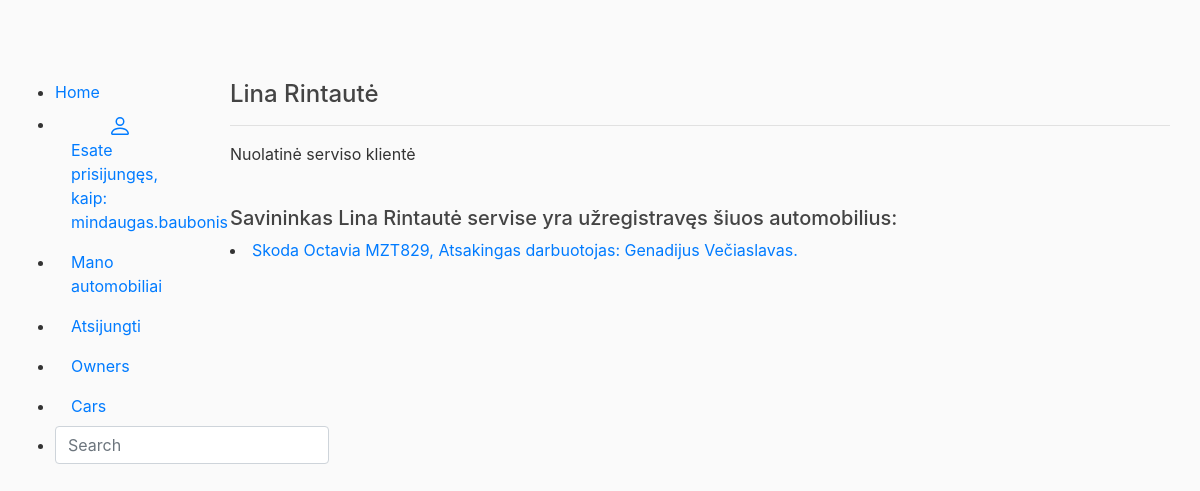
The page /autoservice/owners/2 (signed in) on the database its author committed.
### autoservice/models.py (models this page shows, shortened)
class Owner(models.Model):
    name = models.CharField('Automobilio savininko vardas', max_length=20)
    surname = models.CharField('Automobilio savininko pavarde', max_length=20)
    car = models.ForeignKey('CarInfo', on_delete=models.SET_NULL, null=True, blank=True,)
    description = HTMLField()

class CarInfo(models.Model):
    car = models.CharField('Automobilio markė ir modelis', max_length=100)
    car_owner = models.ForeignKey('Owner', on_delete=models.SET_NULL, null=True, blank=True, related_name='cars')
    fuel_type = models.CharField(max_length=8, choices=Types, default='Petrol')
    engine = models.CharField(max_length=4, help_text='Automobilio darbinis turis cm3')
    manufacture_year = models.DateField(auto_now=False, auto_now_add=False)
    plate = models.CharField('Automobilio numeriai', max_length=10)
    vin = models.CharField('Automobilio VIN kodas', max_length=17)
    summary = models.TextField('Automobilio gedimo aprasymas', max_length=1000, help_text='Trumpas gedimu aprasymas')
    mechanic = models.ForeignKey('Mechanic', on_delete=models.SET_NULL, null=True, help_text='Serviso darbuotojas atliekantis darbus')
    car_image = models.ImageField('Car image', upload_to='cars', null=True, blank=True)
    def __str__(self):
        return f'{self.car} {self.plate}, Atsakingas darbuotojas: {self.mechanic}.'

class Mechanic(models.Model):
    name = models.CharField('Autoserviso darbuotojas', max_length=100, help_text='Įveskite serviso darbuotojo vardą ir pavardę')
    def __str__(self):
        return self.name
    class Meta:
        verbose_name = 'Mechanikas'
        verbose_name_plural = "Mechanikai"

### autoservice/views.py (the view)
# urls.py: path('owners/<int:owner_id>', views.owner, name='owner'),
def owner(request, owner_id):
    owner = get_object_or_404(Owner, pk=owner_id)
    context = {
        'owner' : owner
    }
    return render(request, 'owner.html', context=context)

### autoservice/templates/owner.html (shortened to what this page needs)
{% extends "base.html" %}
{% block content %}
    <div class="container owner">
    <h4>{{ owner.name }} {{ owner.surname }}</h4>
    <hr/>
    <p>{{ owner.description | safe }}</p>
    <h5>Savininkas {{ owner.name }} {{ owner.surname }} servise yra užregistravęs šiuos automobilius:</h5>
    {% for car in owner.cars.all %}
        <li><a href="{% url 'car-detail' car.id %}">{{ owner.car }}</a></li>
    {% endfor %}
    </div>
{% endblock %}

### autoservice/templates/base.html (shortened to what this page needs)
<!DOCTYPE html>
<html lang="en">
<head>
        <link rel="stylesheet" href="https://stackpath.bootstrapcdn.com/bootstrap/4.1.3/css/bootstrap.min.css">
        {% load static %}
        <link rel="stylesheet" href="{% static 'css/styles.css' %}">
</head>
<body>
    <div class="container-fluid">
        <div class="row">
            <div class="col-sm-2">
                <ul class="sidebar-nav">
                <li><a href="{% url 'index' %}">Home</a></li>
            {% if user.is_authenticated %}
                    <li class="nav-item"><a class="nav-link" href="{% url 'profilis' %}">
                Esate prisijungęs, kaip: {{ user.get_username }}</a></li>
                <li class="nav-item"><a class="nav-link" href="{% url 'my-owned' %}">Mano automobiliai</a></li>
                <li class="nav-item"><a class="nav-link" href="{% url 'logout' %}?next=/autoservice">Atsijungti</a></li>
                <li class="nav-item"><a class="nav-link" href="{% url 'owners' %}">Owners</a></li>
                <li class="nav-item"><a class="nav-link" href="{% url 'cars' %}">Cars</a></li>
                <li class="nav-item">
                    <form action="{% url 'search' %}" method="get" class="form-inline my-2 my-md-0">
                        <input name="query" class="form-control" type="text" placeholder="Search">
                    </form>
                </li>
            {% else %}
                <li class="nav-item"><a class="nav-link" href="{% url 'login' %}?next={{request.path}}">Prisijungti</a></li>
                <li class="nav-item"><a class="nav-link" href="{% url 'register'%}">Registruotis</a></li>
            {% endif %}
                </ul>
            </div>
        <div class="col-sm-10 ">{% block content %}{% endblock %}</div>
        </div>
    </div>
</body>
</html>

### autoservice/static/css/styles.css (style rules this page uses)
body { background: #fafafa; color: #333333; margin-top: 5rem; }
h1, h2, h3, h4, h5, h6 { color: #444444; }
ul { margin: 0; }

### rows shown on the page
Owner: name "Lina", surname "Rintautė", description "Nuolatinė serviso klientė", car "Skoda Octavia MZT829, Atsakingas darbuotojas: Genadijus Večiaslavas."

### other values the page prints
{{ user.get_username }} "mindaugas.baubonis"
